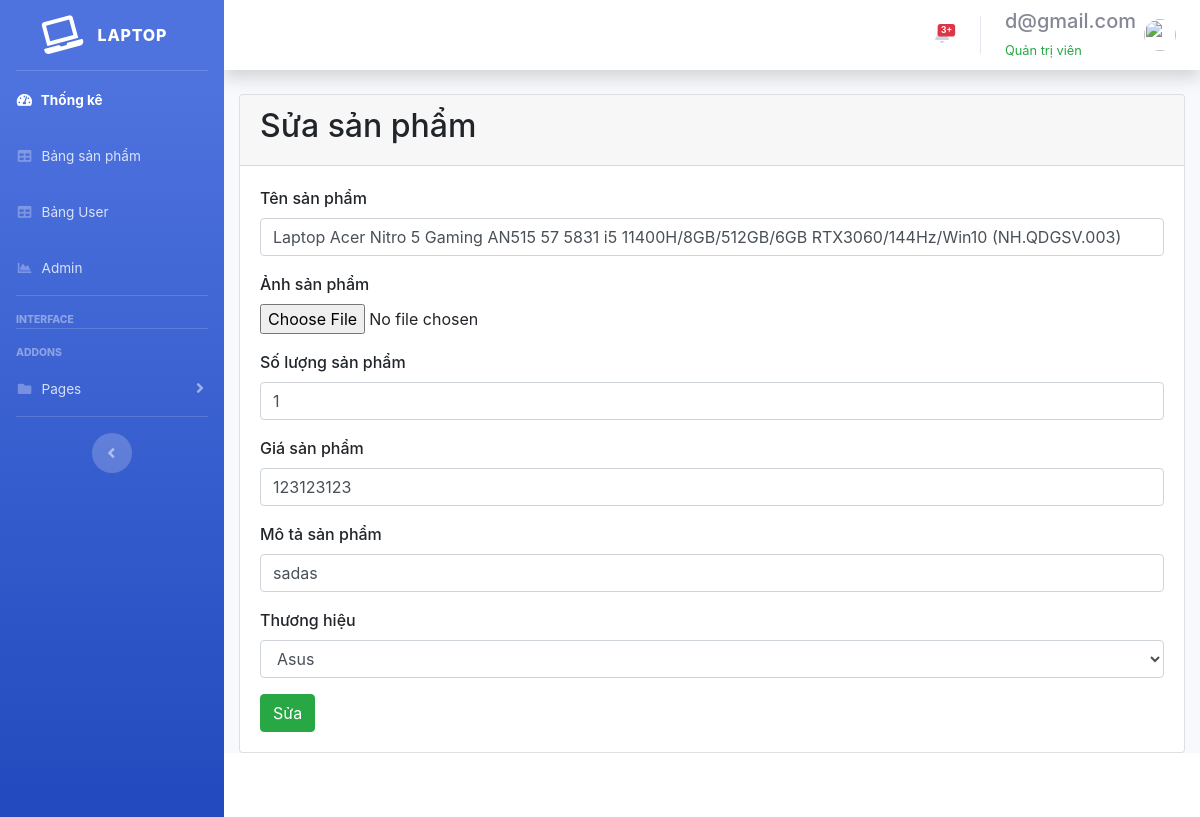
/layout.php?page_layout=sua&id=1 (signed in), run on the app's committed database.
### tables this page shows
CREATE TABLE `products` (
  `prd_id` int(5) NOT NULL,
  `prd_name` varchar(255) NOT NULL,
  `image` char(50) NOT NULL,
  `price` int(10) NOT NULL,
  `quantity` int(10) NOT NULL,
  `description` varchar(500) NOT NULL,
  `brand_id` int(5) NOT NULL
);

CREATE TABLE `brands` (
  `brand_id` int(5) NOT NULL,
  `brand_name` varchar(50) NOT NULL
);

### includes/sua.php (the view, shortened to what this page needs)
<?php
    $id = $_GET['id'];
    $sql_brand = "SELECT * FROM brands";
    $query_brand = mysqli_query($connect, $sql_brand);
    $sql_up = "SELECT * FROM products WHERE prd_id = $id";
    $query_up = mysqli_query($connect, $sql_up);
    $row_up = mysqli_fetch_assoc($query_up);
?>
<div class="container-fluid">
    <div class="card">
        <div class="card-header">
            <h2>Sửa sản phẩm</h2>
        </div>
        <div class="card-body">
            <form method="POST" enctype="multipart/form-data">
                <div class="form-group">
                    <label>Tên sản phẩm</label>
                    <input type="text" name="prd_name" class="form-control" value="<?php echo $row_up['prd_name']; ?>">
                </div>
                <div class="form-group">
                    <label>Ảnh sản phẩm</label> <br>
                    <input type="file" name="image">
                </div>
                <div class="form-group">
                    <label>Số lượng sản phẩm</label>
                    <input type="number" name="quantity" class="form-control" value="<?php echo $row_up['quantity']; ?>">
                </div>
                <div class="form-group">
                    <label>Giá sản phẩm</label>
                    <input type="number" name="price" class="form-control" value="<?php echo $row_up['price']; ?>">
                </div>
                <div class="form-group">
                    <label>Mô tả sản phẩm</label>
                    <input type="text" name="description" class="form-control" value="<?php echo $row_up['description']; ?>">
                </div>
                <div class="form-group">
                    <label>Thương hiệu</label>
                    <select class="form-control" name="brand_id">
                        <?php
                            while ($row_brand = mysqli_fetch_assoc($query_brand)) {?>
                                <option <?php if($row_brand['brand_id'] == $row_up['brand_id']){ echo "selected"; }  ?> value="<?php echo $row_brand['brand_id']; ?>"><?php echo $row_brand['brand_name']; ?></option>
                            <?php } ?>
                    </select>
                </div>
                    <button name="sbm" class="btn btn-success">Sửa</button>
            </form>
        </div>
    </div>
</div>

### layout.php (style rules this page uses)
label { font-weight: 500; }

### data on the page
products: prd_name "Laptop Acer Nitro 5 Gaming AN515 57 5831 i5 11400H/8GB/512GB/6GB RTX3060/144Hz/Win10 (NH.QDGSV.003)", quantity "1", price "123123123", description "sadas", brand_id "Asus"

### other printed values
$_SESSION['email'] "d@gmail.com"
